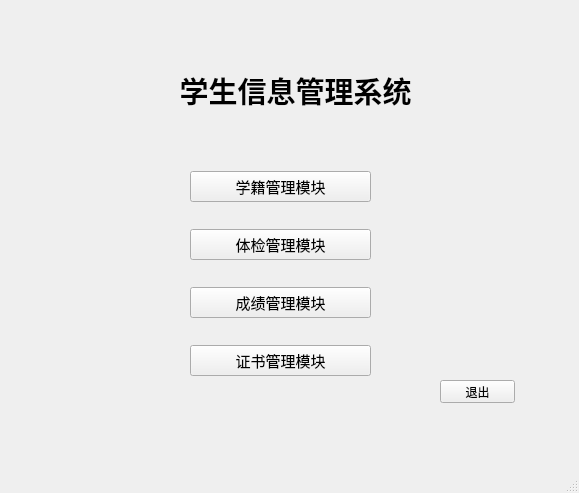
<?xml version="1.0" encoding="UTF-8"?>
<ui version="4.0">
 <class>Manage</class>
 <widget class="QMainWindow" name="Manage">
  <property name="geometry">
   <rect>
    <x>0</x>
    <y>0</y>
    <width>579</width>
    <height>493</height>
   </rect>
  </property>
  <property name="windowTitle">
   <string>MainWindow</string>
  </property>
  <widget class="QWidget" name="centralwidget">
   <widget class="QLabel" name="label">
    <property name="geometry">
     <rect>
      <x>130</x>
      <y>60</y>
      <width>331</width>
      <height>61</height>
     </rect>
    </property>
    <property name="font">
     <font>
      <pointsize>22</pointsize>
      <weight>75</weight>
      <italic>false</italic>
      <bold>true</bold>
     </font>
    </property>
    <property name="text">
     <string>学生信息管理系统</string>
    </property>
    <property name="alignment">
     <set>Qt::AlignCenter</set>
    </property>
   </widget>
   <widget class="QPushButton" name="exit">
    <property name="geometry">
     <rect>
      <x>440</x>
      <y>380</y>
      <width>75</width>
      <height>23</height>
     </rect>
    </property>
    <property name="text">
     <string>退出</string>
    </property>
   </widget>
   <widget class="QWidget" name="verticalLayoutWidget">
    <property name="geometry">
     <rect>
      <x>190</x>
      <y>150</y>
      <width>181</width>
      <height>251</height>
     </rect>
    </property>
    <layout class="QVBoxLayout" name="verticalLayout">
     <item>
      <widget class="QPushButton" name="stuInfo">
       <property name="font">
        <font>
         <pointsize>11</pointsize>
         <weight>50</weight>
         <bold>false</bold>
        </font>
       </property>
       <property name="text">
        <string>学籍管理模块</string>
       </property>
      </widget>
     </item>
     <item>
      <widget class="QPushButton" name="healInfo">
       <property name="font">
        <font>
         <pointsize>11</pointsize>
        </font>
       </property>
       <property name="text">
        <string>体检管理模块</string>
       </property>
      </widget>
     </item>
     <item>
      <widget class="QPushButton" name="gradeInfo">
       <property name="font">
        <font>
         <pointsize>11</pointsize>
        </font>
       </property>
       <property name="text">
        <string>成绩管理模块</string>
       </property>
      </widget>
     </item>
     <item>
      <widget class="QPushButton" name="liceInfo">
       <property name="font">
        <font>
         <pointsize>11</pointsize>
        </font>
       </property>
       <property name="text">
        <string>证书管理模块</string>
       </property>
      </widget>
     </item>
    </layout>
   </widget>
  </widget>
  <widget class="QMenuBar" name="menubar">
   <property name="geometry">
    <rect>
     <x>0</x>
     <y>0</y>
     <width>579</width>
     <height>28</height>
    </rect>
   </property>
  </widget>
  <widget class="QStatusBar" name="statusbar"/>
 </widget>
 <resources/>
 <connections/>
</ui>
